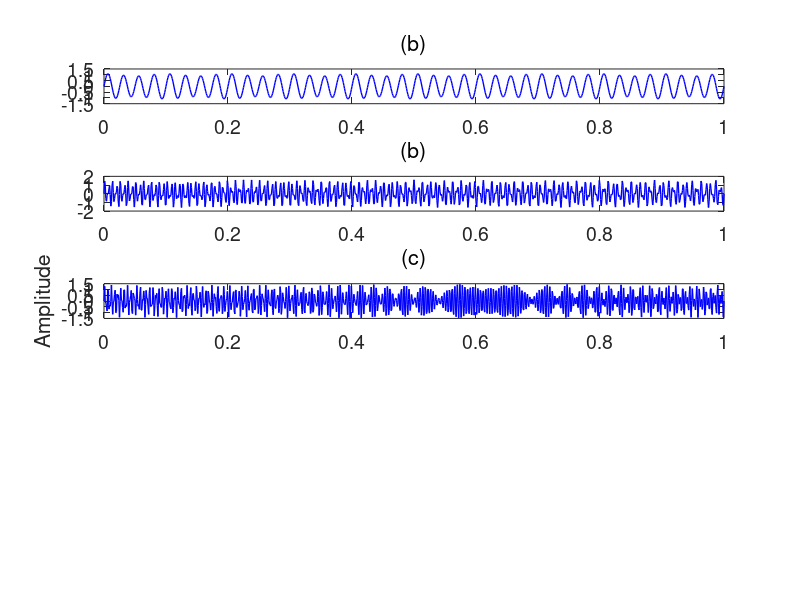

Write the MATLAB code that produced this figure. (Note: this script raises an error after producing the figure.)
clc
clearvars
close all

%% Signal 1
Fs = 1000;
t = 0:1/Fs:1;
signal1 = sin(2*pi*40*t) + 0.1*sin(2*pi*30*t);
figure('DefaultAxesFontSize',14);
subplot(5,1,1)
plot(t,signal1,'b','LineWidth',1)
title('(b)','FontWeight','Normal')

%% Signal 2
Fs = 1000;
t = 0:1/Fs:1;
N = length(t);
signal_comps2 = zeros(N,2);
signal_comps2(:,1) = 0.9*sin(2*pi*(160 - (30/2)*t).*t);
signal_comps2(:,2) = 0.7*sin(2*pi*(240 - (30/2)*t).*t);
signal2 =  sum(signal_comps2,2);
subplot(5,1,2)
plot(t,signal2,'b','LineWidth',1)
title('(b)','FontWeight','Normal')

%% Signal 3
Fs = 1000;
t = 0:1/Fs:1;
N = length(t);
signal_comps3 = zeros(N,2);
signal_comps3(:,1) = 0.85*sin(2*pi*(190 + (80/2)*t).*t);
signal_comps3(:,2) = 0.6*sin(2*pi*(350 - (180/2)*t).*t);
signal3 =  sum(signal_comps3,2);
subplot(5,1,3)
plot(t,signal3,'b','LineWidth',1)
ylabel('Amplitude')
title('(c)','FontWeight','Normal')

%% Signal 4
%--------------------------------------------------------------------------
% Please download the cello G5 note signal from the link provided below.
% Link: https://github.com/dfourer/ASTRES_toolbox (new link - active)
% Old link: https://github.com/dfourer/ASTREStoolbox
%--------------------------------------------------------------------------
[signal4,Fs] = audioread("cello_short.wav");
N = length(signal4);
t = 0:1/Fs:(N-1)/Fs;
subplot(5,1,4)
plot(t,signal4,'b','LineWidth',1)
xlim([t(1) t(end)])
title('(d)','FontWeight','Normal')

%% Signal 5
%--------------------------------------------------------------------------
% Please download the bat signal from the link provided below.
% Link: https://www.ece.rice.edu/dsp/software/bat.shtml
%--------------------------------------------------------------------------
load("batsignal.mat")
signal5 = Bat_signal;
Fs = 1/7*1e6 ;
N = length(signal5);
t = 0:1/Fs:(N-1)/Fs;
subplot(5,1,5)
plot(t,signal5,'b','LineWidth',1)
xlim([t(1) t(end)])
xlabel('Time (s)')
title('(e)','FontWeight','Normal')
